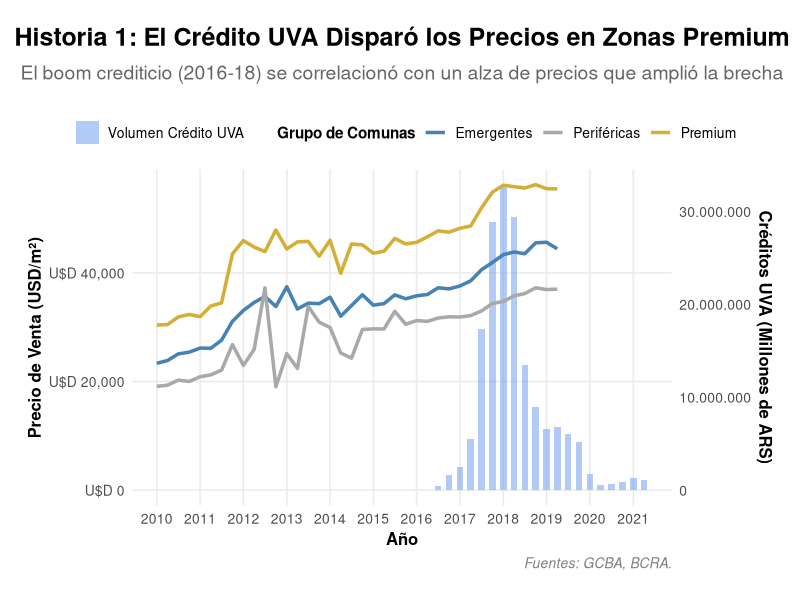
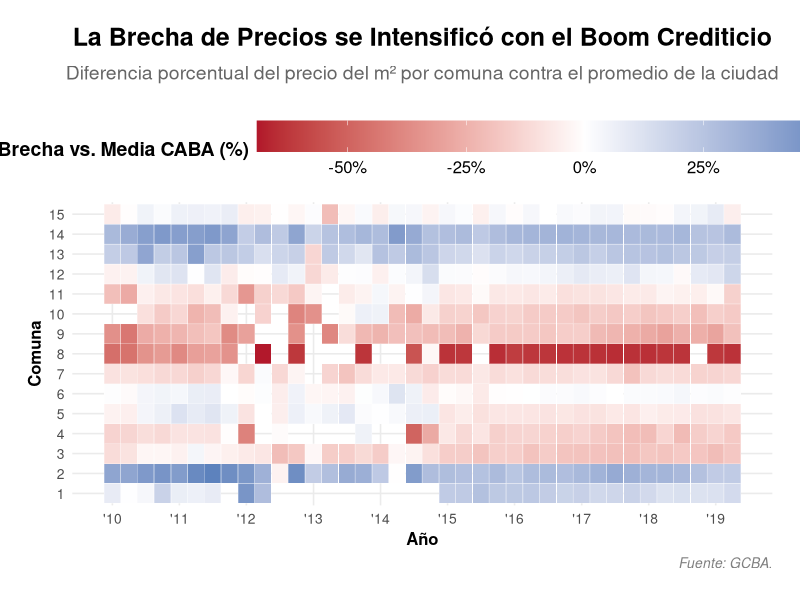
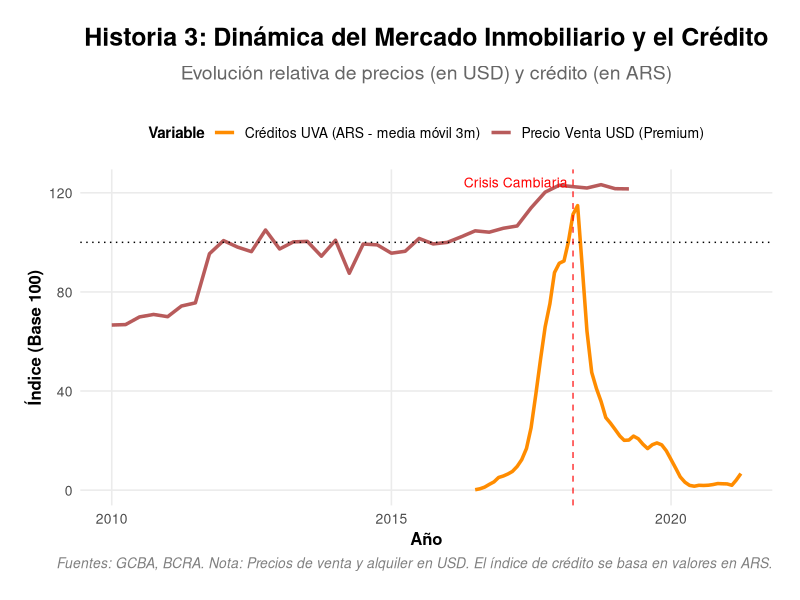
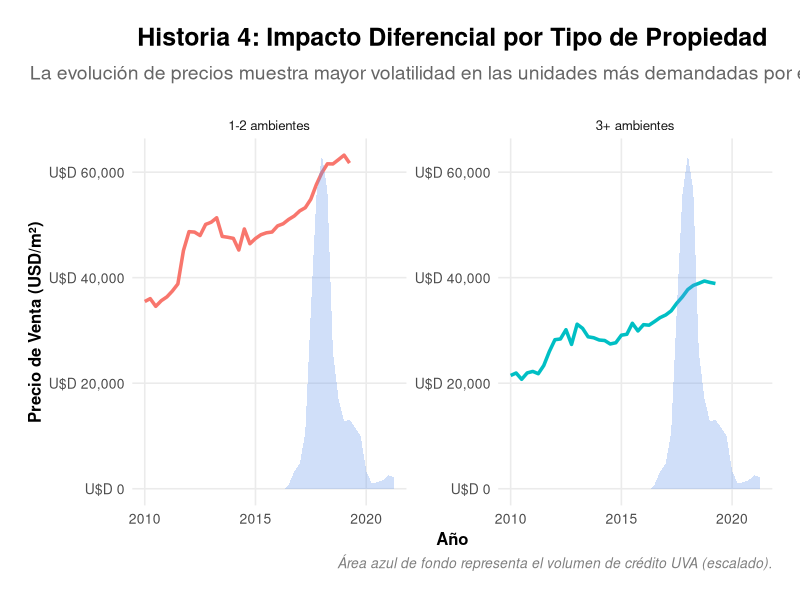
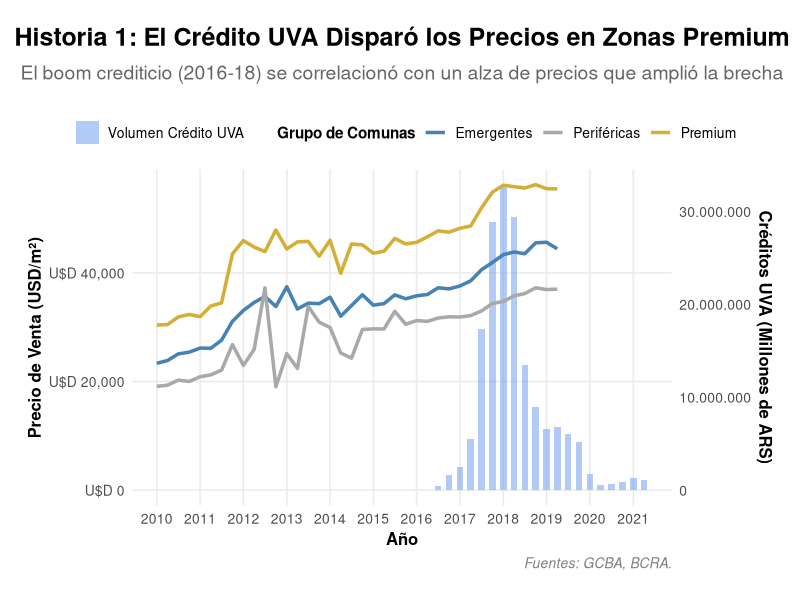
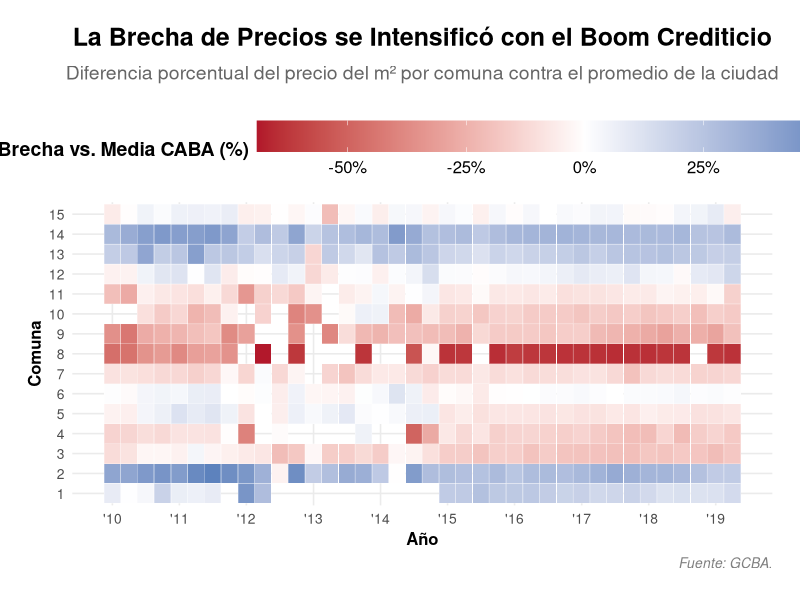
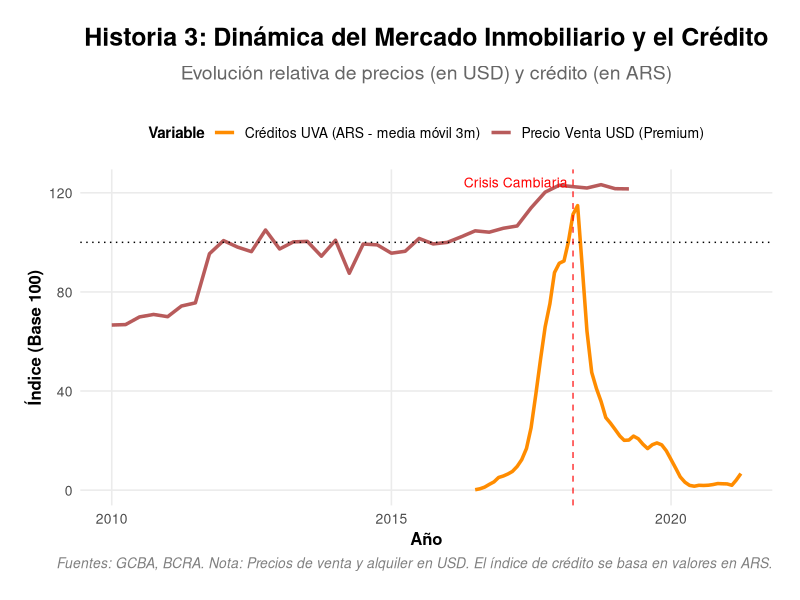
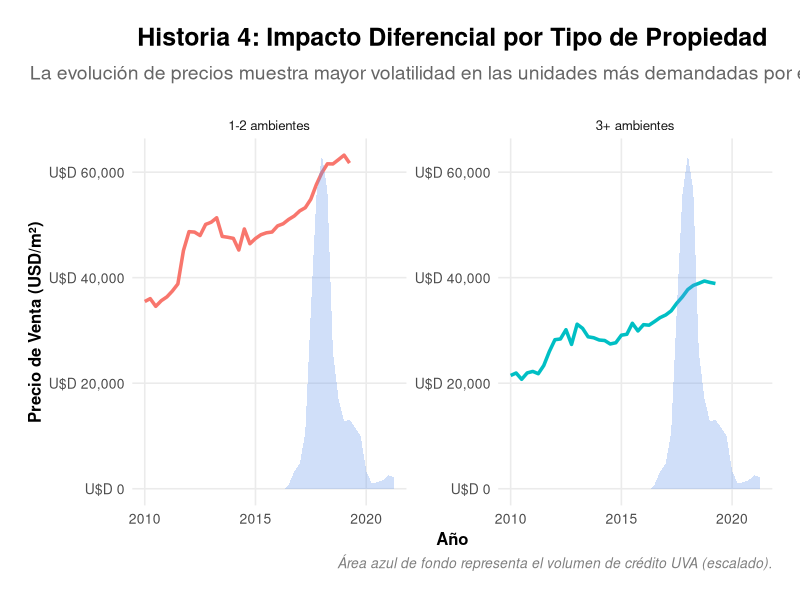

Source code (R) for these figures, in order:
# =============================================================================
# SCRIPT 03: ANÁLISIS Y VISUALIZACIÓN DEL MERCADO INMOBILIARIO
#
# OBJETIVO:
# Este script realiza un análisis completo del mercado inmobiliario de CABA
# entre 2010-2020, con foco en el impacto de los créditos UVA. Incluye:
# 1. Preparación y enriquecimiento de los datos.
# 2. Cálculo de estadísticas descriptivas clave para el análisis.
# 3. Generación de visualizaciones para el storytelling del informe final.
#
# AUTOR: Patricio Cross
# FECHA: 03/07/2025
# =============================================================================

setwd("C:/Users/ThinkPad/Desktop/TP Mercado Inmobiliario")


# =============================================================================
# 00. CONFIGURACIÓN Y CARGA DE LIBRERÍAS
# =============================================================================
library(tidyverse)
library(lubridate)
library(scales)
library(zoo) # Para la función rollmean()

# --- Configuración de Salida ---
output_path <- "C:/Users/ThinkPad/Desktop/TP Mercado Inmobiliario/output/"
if (!dir.exists(output_path)) dir.create(output_path, recursive = TRUE)

# --- Función Auxiliar para Guardar Gráficos ---
save_plot <- function(plot, filename, width = 12, height = 8) {
  ggsave(
    filename = file.path(output_path, filename),
    plot = plot,
    width = width,
    height = height,
    dpi = 300,
    bg = "transparent"
  )
}

# --- Tema Gráfico Personalizado ---
theme_custom <- theme_minimal(base_size = 12) +
  theme(
    plot.title = element_text(size = 18, face = "bold", hjust = 0.5, margin = margin(b = 10)),
    plot.subtitle = element_text(size = 14, hjust = 0.5, color = "gray40", margin = margin(b = 20)),
    plot.caption = element_text(size = 10, color = "gray50", hjust = 1, face = "italic"),
    axis.title = element_text(size = 12, face = "bold"),
    axis.text = element_text(size = 10),
    legend.position = "top",
    legend.title = element_text(size = 11, face = "bold"),
    legend.text = element_text(size = 10),
    panel.grid.minor = element_blank(),
    plot.margin = margin(20, 20, 20, 20),
    plot.background = element_rect(fill = "transparent", color = NA),
    panel.background = element_rect(fill = "transparent", color = NA)
  )


# =============================================================================
# 01. CARGA Y PREPARACIÓN DE DATOS
# =============================================================================
# --- Carga de Datasets Limpios ---
# Se asume que los scripts 01 y 02 ya fueron ejecutados.
precio_venta_clean <- read_csv("input/precio_venta_clean.csv")
precio_alquiler_clean <- read_csv("input/precio_alquiler_clean.csv")
prestamos_uva_clean <- read_csv("input/prestamos_uva_clean.csv")
tipo_de_cambio <- read_csv("input/tipo_cambio_historico.csv")

# --- Definición de Variables Clave ---
comunas_premium <- c(1, 2, 13, 14)
comunas_emergentes <- c(3, 5, 6, 7, 11, 12, 15)
comunas_perifericas <- c(4, 8, 9, 10)
fecha_lanzamiento_uva <- as.Date("2016-04-01")
fecha_crisis_cambiaria <- as.Date("2018-04-01")

# --- Agrupación y Agregación de Datos ---
venta_agrupada <- precio_venta_clean %>%
  mutate(
    grupo_comuna = case_when(
      comuna %in% comunas_premium    ~ "Premium",
      comuna %in% comunas_emergentes ~ "Emergentes",
      comuna %in% comunas_perifericas  ~ "Periféricas",
      TRUE                           ~ "Otro"
    )
  ) %>%
  filter(grupo_comuna != "Otro") %>%
  group_by(fecha, grupo_comuna) %>%
  summarise(precio_m2_promedio = mean(precio_m2_estimado, na.rm = TRUE), .groups = 'drop')

venta_total_ciudad <- precio_venta_clean %>%
  group_by(fecha) %>%
  summarise(precio_m2_promedio = mean(precio_m2_estimado, na.rm = TRUE), .groups = 'drop')

alquiler_total_ciudad <- precio_alquiler_clean %>%
  group_by(fecha) %>%
  summarise(precio_m2_promedio = mean(precio_m2_estimado, na.rm = TRUE), .groups = 'drop')

# --- Dolarización de Precios de Alquiler ---
tipo_de_cambio_clean <- tipo_de_cambio %>%
  mutate(fecha = make_date(ano, mes, 1)) %>%
  select(fecha, tipo_cambio_promedio)

alquiler_dolarizado <- alquiler_total_ciudad %>%
  left_join(tipo_de_cambio_clean, by = "fecha") %>%
  fill(tipo_cambio_promedio, .direction = "downup") %>%
  mutate(precio_m2_usd = precio_m2_promedio / tipo_cambio_promedio) %>%
  filter(!is.na(precio_m2_usd) & is.finite(precio_m2_usd))


# =============================================================================
# 02. ANÁLISIS ESTADÍSTICO DESCRIPTIVO
# =============================================================================
cat("============================================================\n")
cat("ANÁLISIS ESTADÍSTICO DEL MERCADO INMOBILIARIO\n")
cat("============================================================\n\n")

# --- 2.1. Correlación Crédito vs. Precio Venta (Boom 2016-2018) ---
cor_data <- prestamos_uva_clean %>%
  filter(fecha >= "2016-01-01" & fecha <= "2018-03-01") %>%
  left_join(venta_agrupada %>% filter(grupo_comuna == "Premium"), by = "fecha") %>%
  select(monto_uva, precio_m2_promedio) %>%
  na.omit()

cor_credito_venta <- cor(cor_data$monto_uva, cor_data$precio_m2_promedio)
cat("1. CORRELACIÓN CRÉDITO VS. PRECIOS (2016-2018)\n")
cat("   - Correlación (Crédito UVA vs. Precio Venta Premium):", round(cor_credito_venta, 3), "\n\n")

# --- 2.2. Brecha de Precios: Premium vs. Periféricas ---
brecha_data <- venta_agrupada %>%
  pivot_wider(names_from = grupo_comuna, values_from = precio_m2_promedio) %>%
  na.omit()

brecha_2015 <- brecha_data %>%
  filter(year(fecha) == 2015) %>%
  summarise(brecha_media = mean((Premium / Periféricas) - 1, na.rm = TRUE) * 100) %>%
  pull(brecha_media)

brecha_2018 <- brecha_data %>%
  filter(year(fecha) == 2018) %>%
  summarise(brecha_media = mean((Premium / Periféricas) - 1, na.rm = TRUE) * 100) %>%
  pull(brecha_media)

cat("2. AMPLIACIÓN DE LA BRECHA DE PRECIOS\n")
cat("   - Brecha en 2015 (Pre-UVA):", round(brecha_2015, 1), "%\n")
cat("   - Brecha en 2018 (Pico del Boom):", round(brecha_2018, 1), "%\n")
cat("   - Aumento de la brecha:", round(brecha_2018 - brecha_2015, 1), "puntos porcentuales\n\n")

# --- 2.3. Divergencia Post-Crisis ---
pico_credito <- prestamos_uva_clean %>% filter(year(fecha) == 2018, quarter(fecha) == 1) %>% summarise(pico = mean(monto_uva)) %>% pull(pico)
valle_credito <- prestamos_uva_clean %>% filter(year(fecha) == 2020, quarter(fecha) == 2) %>% summarise(valle = mean(monto_uva)) %>% pull(valle)
caida_credito <- (1 - (valle_credito / pico_credito)) * 100

precio_venta_2018 <- venta_agrupada %>% filter(grupo_comuna == "Premium", year(fecha) == 2018, quarter(fecha) == 1) %>% summarise(p = mean(precio_m2_promedio)) %>% pull(p)
precio_venta_2020 <- venta_agrupada %>% filter(grupo_comuna == "Premium", year(fecha) == 2020, quarter(fecha) == 4) %>% summarise(p = mean(precio_m2_promedio)) %>% pull(p)
caida_venta <- (1 - (precio_venta_2020 / precio_venta_2018)) * 100

precio_alquiler_2019 <- alquiler_dolarizado %>% filter(year(fecha) == 2019, quarter(fecha) == 1) %>% summarise(p = mean(precio_m2_usd)) %>% pull(p)
precio_alquiler_2020 <- alquiler_dolarizado %>% filter(year(fecha) == 2020, quarter(fecha) == 4) %>% summarise(p = mean(precio_m2_usd)) %>% pull(p)
suba_alquiler <- ((precio_alquiler_2020 / precio_alquiler_2019) - 1) * 100

cat("3. DIVERGENCIA POST-CRISIS (BOCA DE COCODRILO)\n")
cat("   - Caída del Crédito (Pico 2018 vs. Valle 2020):", round(caida_credito, 1), "%\n")
cat("   - Variación Precio Venta USD (T1 2018 vs T4 2020):", -round(caida_venta, 1), "%\n")
cat("   - Variación Precio Alquiler USD (T1 2019 vs T4 2020):", round(suba_alquiler, 1), "%\n\n")

# --- 2.4. Volatilidad por Tipo de Propiedad ---
volatilidad_data <- precio_venta_clean %>%
  filter(ambientes_cat %in% c("1-2 ambientes", "3+ ambientes")) %>%
  group_by(ambientes_cat) %>%
  summarise(sd_precio = sd(precio_m2_estimado, na.rm = TRUE))

sd_venta_1_2 <- volatilidad_data %>% filter(ambientes_cat == "1-2 ambientes") %>% pull(sd_precio)
sd_venta_3_mas <- volatilidad_data %>% filter(ambientes_cat == "3+ ambientes") %>% pull(sd_precio)

cat("4. VOLATILIDAD POR TIPO DE PROPIEDAD (2016-2020)\n")
cat("   - Desviación Estándar (1-2 Ambientes):", round(sd_venta_1_2, 2), "\n")
cat("   - Desviación Estándar (3+ Ambientes):", round(sd_venta_3_mas, 2), "\n\n")
cat("============================================================\n\n")


# =============================================================================
# 03. VISUALIZACIONES PARA STORYTELLING
# =============================================================================

# --- Gráfico 1: El crédito como motor de la brecha de precios ---
creditos_trimestral <- prestamos_uva_clean %>%
  mutate(trimestre = quarter(fecha, with_year = TRUE)) %>%
  group_by(trimestre) %>%
  summarise(monto_total_creditos = sum(monto_uva, na.rm = TRUE), fecha = min(fecha), .groups = 'drop')

escala <- max(venta_agrupada$precio_m2_promedio, na.rm = TRUE) / max(creditos_trimestral$monto_total_creditos, na.rm = TRUE)

h1_g1 <- ggplot() +
  geom_col(data = creditos_trimestral, aes(x = fecha, y = monto_total_creditos * escala, fill = "Volumen Crédito UVA"), alpha = 0.5) +
  geom_line(data = venta_agrupada, aes(x = fecha, y = precio_m2_promedio, color = grupo_comuna), linewidth = 1.2) +
  annotate("vline", xintercept = fecha_lanzamiento_uva, linetype = "dashed", color = "black", alpha = 0.8) +
  annotate("text", x = fecha_lanzamiento_uva, y = Inf, label = "Lanzamiento UVA", vjust = 1.5, hjust = -0.1, angle = 90, size = 3) +
  annotate("vline", xintercept = fecha_crisis_cambiaria, linetype = "dashed", color = "red", alpha = 0.8) +
  annotate("text", x = fecha_crisis_cambiaria, y = Inf, label = "Crisis Cambiaria", vjust = 1.5, hjust = -0.1, angle = 90, size = 3, color = "red") +
  scale_y_continuous(name = "Precio de Venta (USD/m²)", labels = dollar_format(prefix = "U$D "), sec.axis = sec_axis(~ . / escala, name = "Créditos UVA (Millones de ARS)", labels = scales::comma_format(big.mark="."))) +
  scale_x_date(date_breaks = "1 year", date_labels = "%Y") +
  scale_color_manual(values = c("Premium" = "#D4AF37", "Emergentes" = "#4682B4", "Periféricas" = "#A9A9A9")) +
  scale_fill_manual(values = c("Volumen Crédito UVA" = "#6495ED")) +
  labs(title = "Historia 1: El Crédito UVA Disparó los Precios en Zonas Premium", subtitle = "El boom crediticio (2016-18) se correlacionó con un alza de precios que amplió la brecha", x = "Año", y = "", color = "Grupo de Comunas", fill = "", caption = "Fuentes: GCBA, BCRA.") +
  theme_custom
print(h1_g1)
save_plot(h1_g1, "Historia_Credito_vs_Venta.png")


# --- Gráfico 2: Mapa de Calor de Brechas de Precios ---
brecha_precios <- precio_venta_clean %>%
  group_by(fecha) %>%
  mutate(precio_promedio_ciudad = mean(precio_m2_estimado, na.rm = TRUE)) %>%
  ungroup() %>%
  mutate(brecha_pct = (precio_m2_estimado / precio_promedio_ciudad - 1) * 100, comuna_factor = factor(comuna, levels = 1:15)) %>%
  group_by(fecha, comuna_factor) %>%
  summarise(brecha_media = mean(brecha_pct, na.rm = TRUE), .groups = 'drop')

h1_g2 <- ggplot(brecha_precios, aes(x = fecha, y = comuna_factor, fill = brecha_media)) +
  geom_tile(color = "white") +
  scale_fill_gradient2(name = "Brecha vs. Media CABA (%)", low = "#B2182B", mid = "white", high = "#2166AC", midpoint = 0, labels = function(x) paste0(x, "%")) +
  labs(title = "La Brecha de Precios se Intensificó con el Boom Crediticio", subtitle = "Diferencia porcentual del precio del m² por comuna contra el promedio de la ciudad", x = "Año", y = "Comuna", caption = "Fuente: GCBA.") +
  scale_x_date(date_breaks = "1 year", date_labels = "'%y") +
  theme_custom +
  theme(legend.title = element_text(size = 14, face = "bold"), legend.text = element_text(size = 12), legend.key.height = unit(0.8, "cm"), legend.key.width = unit(3, "cm"))
print(h1_g2)
save_plot(h1_g2, "Historia_Heatmap_Brechas.png")


# --- Gráfico 3: Dinámica del Mercado y Crédito (Dolarizado) ---
# Cálculo de bases
venta_base <- venta_total_ciudad %>% filter(year(fecha) == 2018, quarter(fecha) == 1) %>% summarise(b = mean(precio_m2_promedio, na.rm = TRUE)) %>% pull(b)
credito_base <- prestamos_uva_clean %>% filter(year(fecha) == 2018, quarter(fecha) == 1) %>% summarise(b = mean(monto_uva, na.rm = TRUE)) %>% pull(b)
alquiler_base_usd <- alquiler_dolarizado %>% filter(year(fecha) == 2019, quarter(fecha) == 1) %>% summarise(b = mean(precio_m2_usd, na.rm = TRUE)) %>% pull(b)

# Creación de índices
venta_idx <- venta_agrupada %>% filter(grupo_comuna == "Premium") %>% mutate(indice = (precio_m2_promedio / venta_base) * 100, variable = "Precio Venta USD (Premium)")
alquiler_idx <- alquiler_dolarizado %>% mutate(indice = (precio_m2_usd / alquiler_base_usd) * 100, variable = "Precio Alquiler USD (CABA)")
credito_idx <- prestamos_uva_clean %>% mutate(monto_suavizado = rollmean(monto_uva, 3, fill = NA, align = "right")) %>% filter(!is.na(monto_suavizado)) %>% mutate(indice = (monto_suavizado / credito_base) * 100, variable = "Créditos UVA (ARS - media móvil 3m)")

indices_combinados <- bind_rows(
  venta_idx %>% select(fecha, indice, variable),
  alquiler_idx %>% select(fecha, indice, variable),
  credito_idx %>% select(fecha, indice, variable)
) %>%
  filter(!is.na(indice), !is.infinite(indice))

h3_g1 <- ggplot(indices_combinados, aes(x = fecha, y = indice, color = variable)) +
  geom_line(linewidth = 1.2, na.rm = TRUE) +
  geom_hline(yintercept = 100, linetype = "dotted", color = "black") +
  geom_vline(xintercept = fecha_crisis_cambiaria, linetype = "dashed", color = "red", alpha = 0.8) +
  annotate("text", x = fecha_crisis_cambiaria, y = Inf, label = "Crisis Cambiaria", vjust = 1.8, hjust = 1.05, angle = 0, size = 3.5, color = "red") +
  scale_color_manual(values = c("Precio Venta USD (Premium)" = "#B85B5B", "Precio Alquiler USD (CABA)" = "#5B8FB8", "Créditos UVA (ARS - media móvil 3m)" = "#FF8C00")) +
  coord_cartesian(ylim = c(0, NA)) +
  labs(title = "Historia 3: Dinámica del Mercado Inmobiliario y el Crédito", subtitle = "Evolución relativa de precios (en USD) y crédito (en ARS)", x = "Año", y = "Índice (Base 100)", color = "Variable", caption = "Fuentes: GCBA, BCRA. Nota: Precios de venta y alquiler en USD. El índice de crédito se basa en valores en ARS.") +
  theme_custom
print(h3_g1)
save_plot(h3_g1, "Historia_Indices_Dolarizado.png")


# --- Gráfico 4: Impacto diferencial por tipo de propiedad ---
venta_ambientes <- precio_venta_clean %>%
  group_by(fecha, ambientes_cat) %>%
  summarise(precio_m2_promedio = mean(precio_m2_estimado, na.rm = TRUE), .groups = 'drop')

h4_g1 <- ggplot(venta_ambientes, aes(x = fecha, y = precio_m2_promedio)) +
  geom_line(aes(color = ambientes_cat), linewidth = 1.2) +
  geom_area(data = creditos_trimestral, aes(x = fecha, y = monto_total_creditos * (max(venta_ambientes$precio_m2_promedio, na.rm=T) / max(creditos_trimestral$monto_total_creditos, na.rm=T))), fill = "#6495ED", alpha = 0.3) +
  facet_wrap(~ambientes_cat, scales = "free_y") +
  scale_y_continuous(labels = dollar_format(prefix = "U$D ")) +
  labs(title = "Historia 4: Impacto Diferencial por Tipo de Propiedad", subtitle = "La evolución de precios muestra mayor volatilidad en las unidades más demandadas por el crédito", x = "Año", y = "Precio de Venta (USD/m²)", caption = "Área azul de fondo representa el volumen de crédito UVA (escalado).") +
  theme_custom +
  theme(legend.position = "none")
print(h4_g1)
save_plot(h4_g1, "Historia_Small_Multiples_Ambientes.png")

cat("\n--- Proceso de análisis y visualización completado. Archivos guardados en /output ---\n")